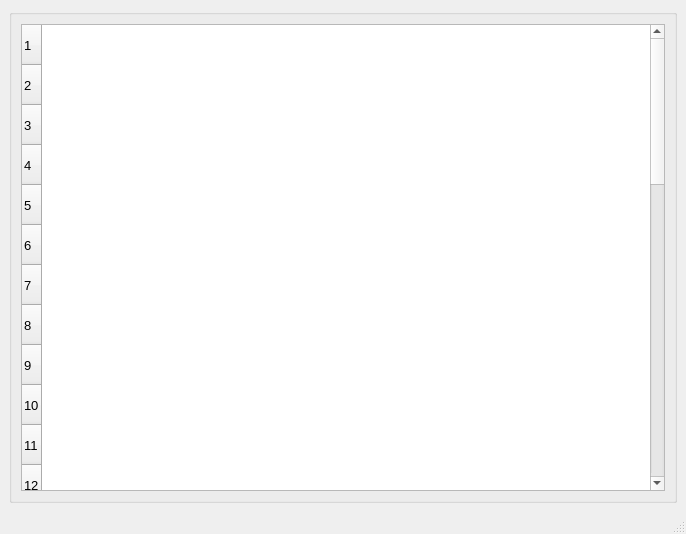
<?xml version="1.0" encoding="UTF-8"?>
<ui version="4.0">
 <class>TableWindow</class>
 <widget class="QMainWindow" name="TableWindow">
  <property name="windowModality">
   <enum>Qt::NonModal</enum>
  </property>
  <property name="geometry">
   <rect>
    <x>0</x>
    <y>0</y>
    <width>686</width>
    <height>534</height>
   </rect>
  </property>
  <property name="windowTitle">
   <string>数据</string>
  </property>
  <property name="windowIcon">
   <iconset>
    <normaloff>ch-2.ico</normaloff>ch-2.ico</iconset>
  </property>
  <property name="statusTip">
   <string>作者：Frank Chen</string>
  </property>
  <property name="locale">
   <locale language="Chinese" country="China"/>
  </property>
  <property name="documentMode">
   <bool>false</bool>
  </property>
  <property name="tabShape">
   <enum>QTabWidget::Rounded</enum>
  </property>
  <property name="unifiedTitleAndToolBarOnMac">
   <bool>false</bool>
  </property>
  <widget class="QWidget" name="centralwidget">
   <layout class="QVBoxLayout" name="verticalLayout">
    <item>
     <widget class="QGroupBox" name="groupBox">
      <property name="font">
       <font>
        <pointsize>10</pointsize>
       </font>
      </property>
      <property name="title">
       <string/>
      </property>
      <layout class="QGridLayout" name="gridLayout">
       <item row="1" column="0">
        <layout class="QHBoxLayout" name="horizontalLayout"/>
       </item>
       <item row="0" column="0">
        <widget class="QTableWidget" name="tableWidget">
         <property name="minimumSize">
          <size>
           <width>100</width>
           <height>100</height>
          </size>
         </property>
         <property name="statusTip">
          <string>数据</string>
         </property>
         <property name="autoFillBackground">
          <bool>false</bool>
         </property>
         <property name="lineWidth">
          <number>1</number>
         </property>
         <property name="verticalScrollMode">
          <enum>QAbstractItemView::ScrollPerPixel</enum>
         </property>
         <property name="horizontalScrollMode">
          <enum>QAbstractItemView::ScrollPerItem</enum>
         </property>
         <attribute name="horizontalHeaderVisible">
          <bool>true</bool>
         </attribute>
         <attribute name="horizontalHeaderCascadingSectionResizes">
          <bool>true</bool>
         </attribute>
         <attribute name="horizontalHeaderMinimumSectionSize">
          <number>100</number>
         </attribute>
         <attribute name="horizontalHeaderDefaultSectionSize">
          <number>200</number>
         </attribute>
         <attribute name="horizontalHeaderHighlightSections">
          <bool>true</bool>
         </attribute>
         <attribute name="horizontalHeaderShowSortIndicator" stdset="0">
          <bool>false</bool>
         </attribute>
         <attribute name="horizontalHeaderStretchLastSection">
          <bool>true</bool>
         </attribute>
         <attribute name="verticalHeaderVisible">
          <bool>true</bool>
         </attribute>
         <attribute name="verticalHeaderCascadingSectionResizes">
          <bool>true</bool>
         </attribute>
         <attribute name="verticalHeaderMinimumSectionSize">
          <number>25</number>
         </attribute>
         <attribute name="verticalHeaderDefaultSectionSize">
          <number>40</number>
         </attribute>
         <attribute name="verticalHeaderHighlightSections">
          <bool>true</bool>
         </attribute>
         <attribute name="verticalHeaderShowSortIndicator" stdset="0">
          <bool>true</bool>
         </attribute>
         <attribute name="verticalHeaderStretchLastSection">
          <bool>false</bool>
         </attribute>
         <row>
          <property name="text">
           <string>1</string>
          </property>
         </row>
         <row>
          <property name="text">
           <string>2</string>
          </property>
         </row>
         <row>
          <property name="text">
           <string>3</string>
          </property>
         </row>
         <row>
          <property name="text">
           <string>4</string>
          </property>
         </row>
         <row>
          <property name="text">
           <string>5</string>
          </property>
         </row>
         <row>
          <property name="text">
           <string>6</string>
          </property>
         </row>
         <row>
          <property name="text">
           <string>7</string>
          </property>
         </row>
         <row>
          <property name="text">
           <string>8</string>
          </property>
         </row>
         <row>
          <property name="text">
           <string>9</string>
          </property>
         </row>
         <row>
          <property name="text">
           <string>10</string>
          </property>
         </row>
         <row>
          <property name="text">
           <string>11</string>
          </property>
         </row>
         <row>
          <property name="text">
           <string>12</string>
          </property>
         </row>
         <row>
          <property name="text">
           <string>13</string>
          </property>
         </row>
         <row>
          <property name="text">
           <string>14</string>
          </property>
         </row>
         <row>
          <property name="text">
           <string>15</string>
          </property>
         </row>
         <row>
          <property name="text">
           <string>16</string>
          </property>
         </row>
         <row>
          <property name="text">
           <string>17</string>
          </property>
         </row>
         <row>
          <property name="text">
           <string>18</string>
          </property>
         </row>
         <row>
          <property name="text">
           <string>19</string>
          </property>
         </row>
         <row>
          <property name="text">
           <string>20</string>
          </property>
         </row>
         <row>
          <property name="text">
           <string>21</string>
          </property>
         </row>
         <row>
          <property name="text">
           <string>22</string>
          </property>
         </row>
         <row>
          <property name="text">
           <string>23</string>
          </property>
         </row>
         <row>
          <property name="text">
           <string>24</string>
          </property>
         </row>
         <row>
          <property name="text">
           <string>25</string>
          </property>
         </row>
         <row>
          <property name="text">
           <string>26</string>
          </property>
         </row>
         <row>
          <property name="text">
           <string>27</string>
          </property>
         </row>
         <row>
          <property name="text">
           <string>28</string>
          </property>
         </row>
         <row>
          <property name="text">
           <string>29</string>
          </property>
         </row>
         <row>
          <property name="text">
           <string>30</string>
          </property>
         </row>
         <row>
          <property name="text">
           <string>31</string>
          </property>
         </row>
         <row>
          <property name="text">
           <string>32</string>
          </property>
         </row>
         <row>
          <property name="text">
           <string>33</string>
          </property>
         </row>
         <row>
          <property name="text">
           <string>34</string>
          </property>
         </row>
         <row>
          <property name="text">
           <string>36</string>
          </property>
         </row>
        </widget>
       </item>
      </layout>
     </widget>
    </item>
   </layout>
  </widget>
  <widget class="QMenuBar" name="menubar">
   <property name="geometry">
    <rect>
     <x>0</x>
     <y>0</y>
     <width>686</width>
     <height>26</height>
    </rect>
   </property>
  </widget>
  <widget class="QStatusBar" name="statusbar"/>
 </widget>
 <resources/>
 <connections/>
</ui>
